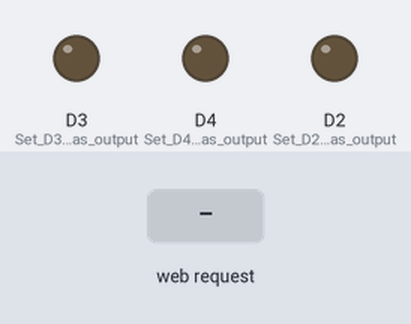
A program run on a simulated ESP8266 (NodeMCU). Shown: output pins drawn as LEDs (lit = HIGH). Inputs (shaded band) come from the test bench. WiFi joins after 1.5 s; servers stay silent unless stated; what the program prints to the serial monitor is not drawn.

Above: at 1.2 s.
1.3 s: HTTP request GET /LED1ON received
At 1.9 s:
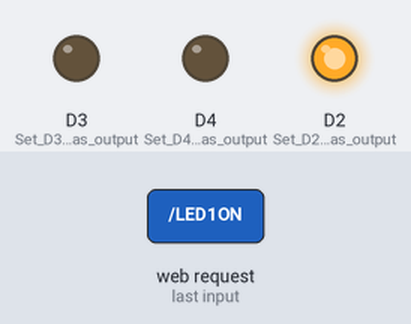
2.8 s: HTTP request GET /LED2ON received
At 4.0 s:
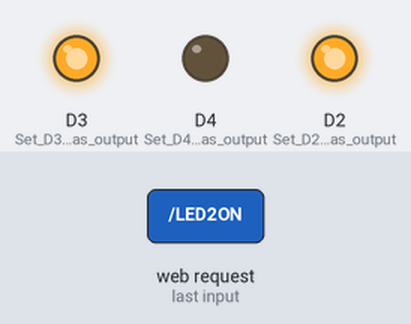
4.3 s: HTTP request GET /LED1OFF received
At 5.4 s:
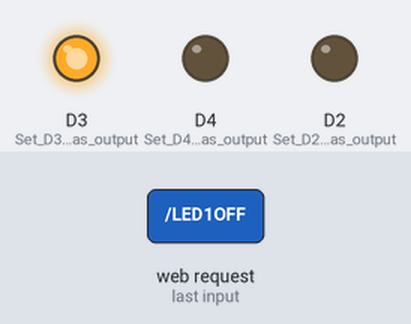
5.8 s: HTTP request GET /LED3ON received
At 6.5 s:
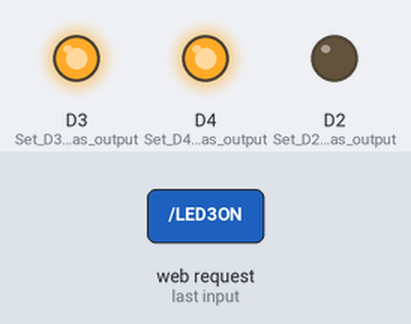
7.3 s: HTTP request GET /LED2OFF received
At 7.6 s:
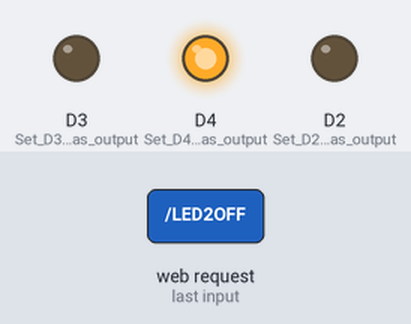
8.8 s: HTTP request GET /LED3OFF received
At 10.0 s:
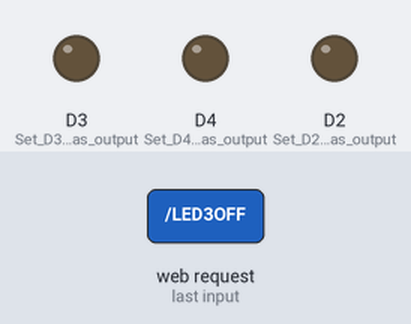
Timing chart, 0 to 11.3 s (numbered marks = the images above; inputs shaded):
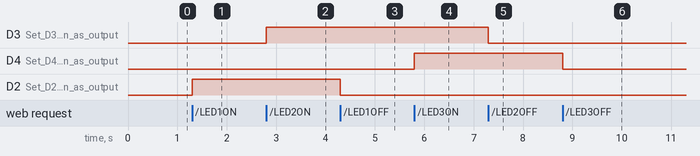

Measured:
- after the input at 1.3 s, D2 (Set_D2_pin_as_output): LOW → HIGH at once
- after the input at 2.8 s, D3 (Set_D3_pin_as_output): LOW → HIGH at once
- after the input at 4.3 s, D2 (Set_D2_pin_as_output): HIGH → LOW at once
- after the input at 5.8 s, D4 (Set_D4_pin_as_output): LOW → HIGH at once
- after the input at 7.3 s, D3 (Set_D3_pin_as_output): HIGH → LOW at once
- after the input at 8.8 s, D4 (Set_D4_pin_as_output): HIGH → LOW at once

The program:

main.cpp
```cpp
#include <Arduino.h>
#include <ESP8266WiFi.h>
#include <WiFiClient.h>
#include <ESP8266WebServer.h>

const char* ssid = "wawiz"; // your network SSID (name)
const char* password = "satusampaisembilan"; // your network password

ESP8266WebServer server(80); // Create a web server on port 80
String webpage;

void setup() {
  Serial.begin(9600); // Start the Serial communication
  delay(10);

  pinMode(D2, OUTPUT); // Set D2 pin as output
  pinMode(D3, OUTPUT); // Set D3 pin as output
  pinMode(D4, OUTPUT); // Set D4 pin as output

  // Connect to Wi-Fi
  Serial.println();
  Serial.print("Configuring access point...");

  // Mengatur wifi
  WiFi.mode(WIFI_AP);
  WiFi.begin(ssid, password);

  //print status connect
  Serial.println("Connecting to ");
  Serial.println(WiFi.softAPIP());

  // Isi webpage
  webpage += "<html><body><h1>Web Control ESP 8266 by wawiz</h1>";
  webpage += "<p>LED 1 : ";
  webpage += "<a href=\"LED1ON\"\"><button>ON</button></a><a href=\"LED1OFF\"\"><button>OFF</button></a></p><br>";
  webpage += "<p>LED 2 : ";
  webpage += "<a href=\"LED2ON\"\"><button>ON</button></a><a href=\"LED2OFF\"\"><button>OFF</button></a></p><br>";
  webpage += "<p>LED 3 : ";
  webpage += "<a href=\"LED3ON\"\"><button>ON</button></a><a href=\"LED3OFF\"\"><button>OFF</button></a></p>";

  // membuat tampilan webpage
  server.on("/", []() {
    server.send(200, "text/html", webpage);
  });

  // Bagian ini untuk merespon perintah yang masuk
  server.on("/LED1ON", []() {
    server.send(200, "text/html", webpage);
    digitalWrite(D2, HIGH); // Turn LED on
    delay(1000);
  });
  server.on("/LED1OFF", []() {
    server.send(200, "text/html", webpage);
    digitalWrite(D2, LOW); // Turn LED off
    delay(1000);
  });
  server.on("/LED2ON", []() {
    server.send(200, "text/html", webpage);
    digitalWrite(D3, HIGH); // Turn LED on
    delay(1000);
  });
  server.on("/LED2OFF", []() {
    server.send(200, "text/html", webpage);
    digitalWrite(D3, LOW); // Turn LED off
    delay(1000);
  });
  server.on("/LED3ON", []() {
    server.send(200, "text/html", webpage);
    digitalWrite(D4, HIGH); // Turn LED on
    delay(1000);
  });
  server.on("/LED3OFF", []() {
    server.send(200, "text/html", webpage);
    digitalWrite(D4, LOW); // Turn LED off
    delay(1000);
  });

  // Start the server
  server.begin();
  Serial.println("Web server dijalankan");
}

void loop() {
  // put your main code here, to run repeatedly:
  server.handleClient(); // Handle client requests
}
```
